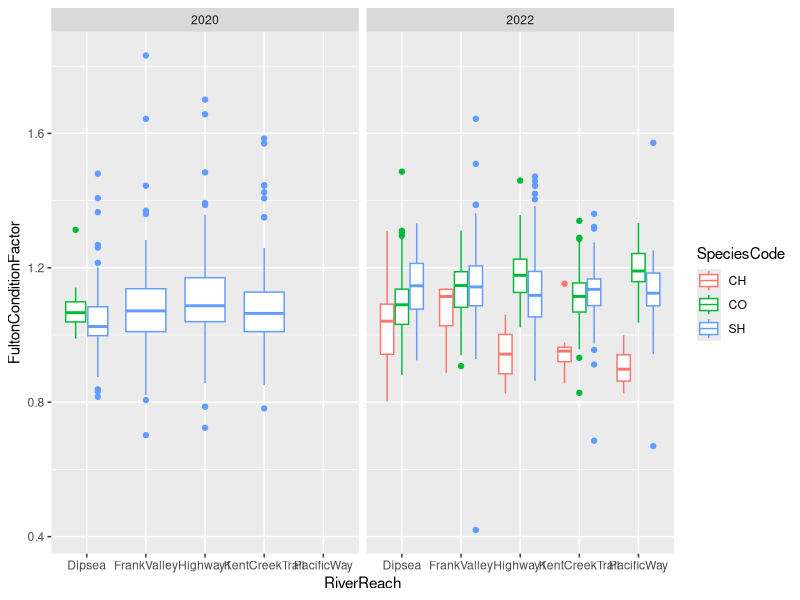
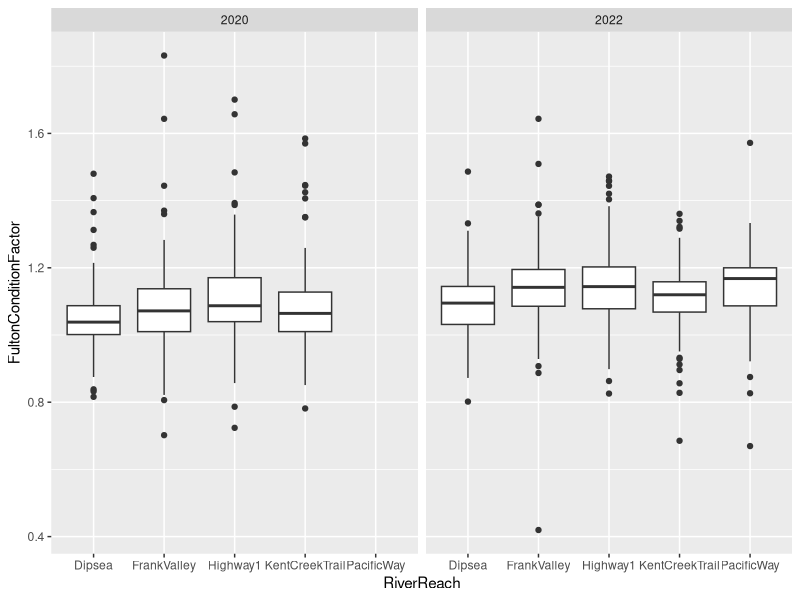

Here is the R script that generated these plots, in order: (Note: this script raises an error after producing the figures.)
# Last updated 06/03/2026
# Results:
  # fulton condition factor
    # a) fish measurements - sig. b/n CH[0.997], SH[1.108], CO[1.119] & FieldSeason 2022 > 2020 [0.054] dif.
    # b) diet data original - sig. b/n CH[1.015], SH[1.147], CO[1.126] & FieldSeason 2022 > 2020 [0.056] dif.
    # c) by river reach - sig. dif. b/n river reach FCF in survey but not gut lavage data...
    # d) NZMS - no sig. dif. across those that consume or don't consume NZMS
  # counts
    # proportions from seining + efishing seems to match diet data better (makes sense given they used similar methods to catch fish for gut lavage)
    # snorkel may be most representative but have the highest error...
# NOTE: almost all graphed data is based on YoY lifestage... may want to make adjustments for final report
  # might want to do stat. analysis by interaction

# Libraries ---------------------------------------------------------------

library(tidyverse)
library(patchwork)

# Calling files -----------------------------------------------------------

fish_snorkel <- read.csv("Data/Created_Data/Fish_Snorkel.csv")
fish_measurement <- read.csv("Data/Created_Data/Fish_Measurement.csv")
diet_data_original <- read.csv("Data/Created_Data/Diet_Data_Original.csv")

# Raw plotting ------------------------------------------------------------

### fulton condition factor

## fish measurement

# fish measurement weight vs length

# limit life stage and dimensions to diet data set
survey_length_weight_plot <- ggplot(fish_measurement %>% filter(LifeStage == "YoY", between(ForkLength, 30, 100)), 
       aes(x = ForkLength, y = FishWeight, color = SpeciesCode)) +
  geom_point() +
  facet_wrap(~FieldSeason) +
  stat_smooth(formula = y ~ splines::ns(x, 3),
              method = "glm")

# fish measurement fulton condition factor

survey_FCF_plot <- ggplot(fish_measurement %>% filter(LifeStage == "YoY", between(ForkLength, 30, 100)), 
       aes(x = SpeciesCode, y = FultonConditionFactor)) +
  geom_boxplot() +
  facet_wrap(~FieldSeason)

## diet data original

# diet data original weight vs length

diet_length_weight_plot <- ggplot(diet_data_original %>% filter(LifeStage == "YoY"), 
       aes(x = ForkLength, y = FishWeight, color = SpeciesCode)) +
  geom_point() +
  facet_wrap(~FieldSeason) +
  stat_smooth(formula = y ~ splines::ns(x, 3),
              method = "glm")

# diet data original fulton condition factor

diet_FCF_plot <- ggplot(diet_data_original %>% filter(LifeStage == "YoY"),
                        aes(x = SpeciesCode, y = FultonConditionFactor)) +
  geom_boxplot() +
  facet_wrap(~FieldSeason)

## by river reach

ggplot(fish_measurement %>% filter(LifeStage == "YoY", between(ForkLength, 30, 100), RiverReach != "Foot4"), 
       aes(x = RiverReach, y = FultonConditionFactor, color = SpeciesCode)) +
  geom_boxplot() +
  facet_wrap(~FieldSeason)

ggplot(fish_measurement %>% filter(LifeStage == "YoY", between(ForkLength, 30, 100), RiverReach != "Foot4"), 
       aes(x = RiverReach, y = FultonConditionFactor)) +
  geom_boxplot() +
  facet_wrap(~FieldSeason)

## new zealand mud snail

diet_data_original %>%
  filter(StreamNumber %in% nzms_stream_number, SpeciesCode == "SH") %>%
  mutate(NZMS = case_when(Littorinimorpha == 0 ~ "Empty",
                          Littorinimorpha > 0 ~ "Eaten")) %>%
  ggplot(aes(x = NZMS, y = FultonConditionFactor, color = LifeStage)) +
  geom_boxplot()

### rough counts

# snorkel 

snorkel_count_plot <- ggplot(fish_snorkel, 
                             aes(x = SpeciesCode, y = Count, fill = LifeStage)) +
  geom_col() +
  facet_wrap(~FieldSeason) +
  labs(title = "snorkel")

# seining + efishing

measurement_count_plot <- ggplot(fish_measurement, 
                                 aes(x = SpeciesCode, y = NumberOfFish, fill = LifeStage)) +
  geom_col() +
  facet_wrap(~FieldSeason) +
  labs(title = "seining + efish")

# diet 

diet_count_plot <- ggplot(diet_data_original %>% 
                            group_by(SpeciesCode, FieldSeason, LifeStage) %>% 
                            summarize(Count = n()),
                          aes(x = SpeciesCode, y = Count, fill = LifeStage)) +
  geom_col() +
  facet_wrap(~FieldSeason) +
  labs(title = "diet")

### river mapping

river_map <- rbind(unique(diet_data_original %>% select(Latitude, Longitude, RiverReach, StreamNumber)) %>% mutate(Data = "Diet"),
      unique(fish_measurement %>% select(Latitude, Longitude, RiverReach, StreamNumber)) %>% mutate(Data = "Seining + efish"),
      unique(fish_snorkel %>% select(Latitude, Longitude, RiverReach, StreamNumber)) %>% mutate(Data = "Snorkel"))

ggplot(river_map %>% arrange(RiverReach, StreamNumber), aes(x = Longitude, y = Latitude)) +
  geom_path(aes(group = RiverReach, linetype = RiverReach), linewidth = 1) + 
  geom_jitter(aes(shape = Data, color = Data), size = 2, width = 0.0005, height = 0.0005)

ggplot(river_map %>% arrange(RiverReach, StreamNumber), aes(x = Longitude, y = Latitude)) +
  geom_path(aes(group = RiverReach, linetype = RiverReach, color = RiverReach), linewidth = 1)

# Combining plots ---------------------------------------------------------

### fulton condition factor

(survey_length_weight_plot + survey_FCF_plot) / (diet_length_weight_plot + diet_FCF_plot)
ggsave("Figures/New_Figures/FCF_Comparison.png", width = 10, height = 8)

### counts

snorkel_count_plot + measurement_count_plot + diet_count_plot
ggsave("Figures/New_Figures/Count_Comparison.png", width = 15, height = 10)

# Significance testing ----------------------------------------------------

### fulton condition factor

## fish measurement

# by species

summary(glm(FultonConditionFactor ~ SpeciesCode + RiverReach + FieldSeason,
            fish_measurement %>% filter(LifeStage == "YoY", between(ForkLength, 30, 100)),
            family = gaussian(link = "identity")))

# diet data original

summary(glm(FultonConditionFactor ~ SpeciesCode + RiverReach + FieldSeason,
            diet_data_original %>% filter(LifeStage == "YoY"),
            family = gaussian(link = "identity")))

## new zealand mud snail testing

# choose only the stream sites where the NZMS was found for comparisons across SH in the same pools
nzms_stream_number <- unique((diet_data_original %>% filter(Littorinimorpha > 0, SpeciesCode == "SH"))$StreamNumber)

# FCF as a function of NZMS found in gut controlled for size and age
summary(glm(FultonConditionFactor ~ Littorinimorpha + ForkLength + LifeStage,
            diet_data_original %>% filter(StreamNumber %in% nzms_stream_number, SpeciesCode == "SH"),
            family = "gaussian"))

# direct numbers
diet_data_original %>%
  filter(StreamNumber %in% nzms_stream_number, SpeciesCode == "SH") %>%
  mutate(NZMS = case_when(Littorinimorpha == 0 ~ "Empty",
                          Littorinimorpha > 0 ~ "Eaten")) %>%
  group_by(NZMS, StreamNumber, LifeStage) %>%
  summarize(mean(FultonConditionFactor), mean(ForkLength))
